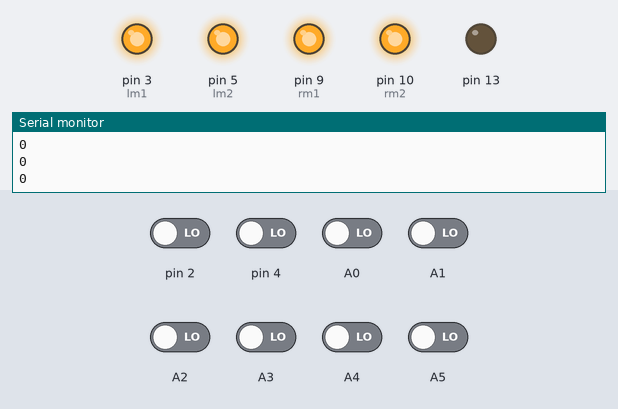
This sketch was run on a simulated Arduino Uno, built with avr-gcc and run on an emulated ATmega328P. Shown: output pins drawn as LEDs (lit = HIGH), the last lines printed to the serial monitor. The inputs (shaded band) are chosen by the test bench; at power-on: A0–5, pin 2, pin 4 LOW.

Above: at 5.5 s.
5.6 s: pin 4 driven HIGH
At 10.2 s:
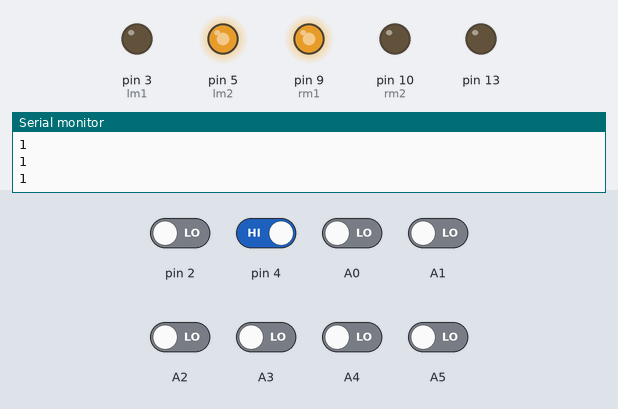
11.0 s: pin 4 driven LOW
At 11.15 s:
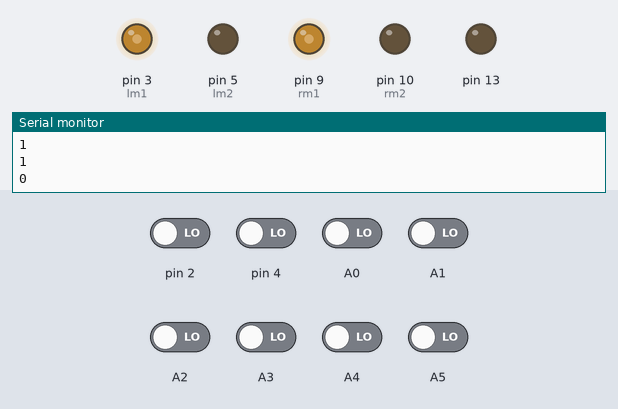
17.2 s: A0 driven HIGH
At 21.7 s:
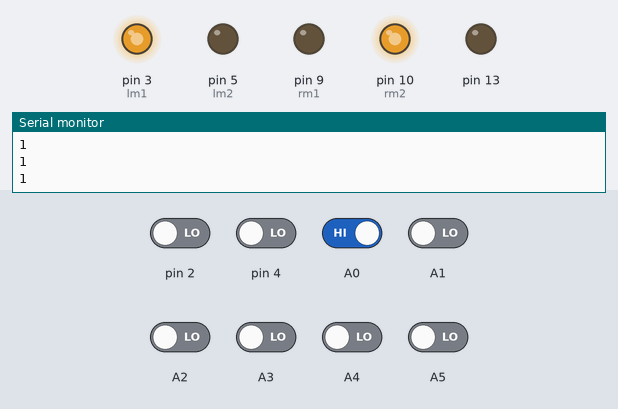
22.0 s: A0 driven LOW
At 23.4 s:
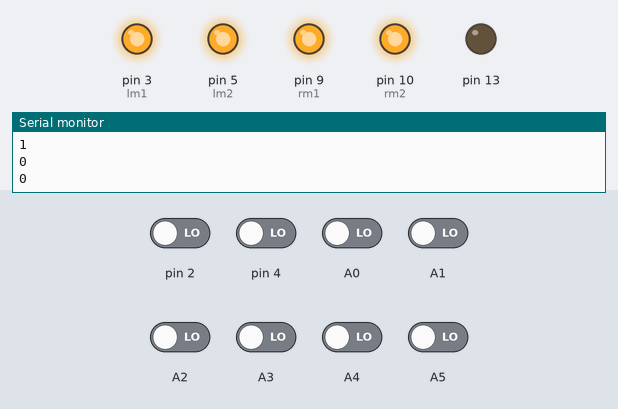
28.2 s: pin 2 driven HIGH
At 32.3 s:
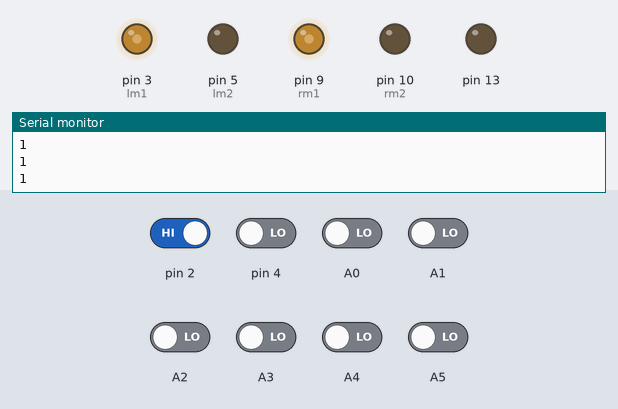
33.0 s: pin 2 driven LOW
At 33.8 s:
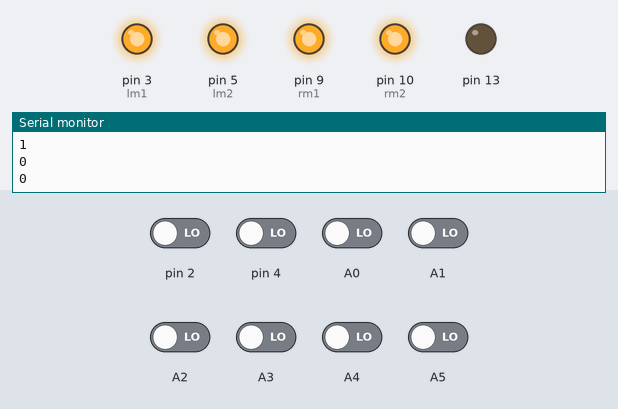
Timing chart, 0 to 39.5 s (numbered marks = the images above; inputs shaded):
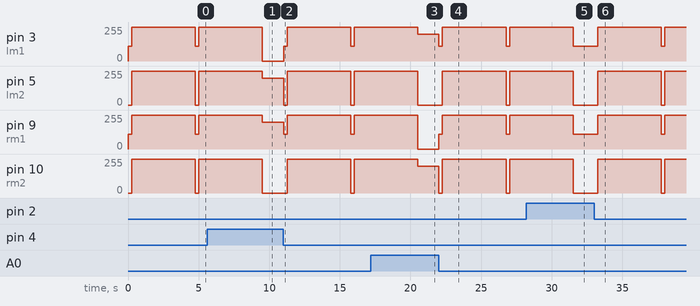

The sketch:

sketch_mar28a.ino
```cpp
#define lc 0
#define sc 1

#define lm1 3
#define lm2 5
#define rm1 9
#define rm2 10

String s="";

int s1,s2,s3,s4,s5,s6,s7,s8;
int error=0;
int y=0;
void setup() {
  pinMode(lm1,OUTPUT);
  pinMode(lm2,OUTPUT);
  pinMode(rm1,OUTPUT);
  pinMode(rm2,OUTPUT);
  pinMode(13,OUTPUT);
  Serial.begin(9600);
}

void readsensors()
{
  s="";
  s1=digitalRead(A0);
  s2=digitalRead(A1);
  s3=digitalRead(A2);
  s4=digitalRead(A3);
  s5=digitalRead(A4);
  s6=digitalRead(A5);
  s7=digitalRead(2);
  s8=digitalRead(4);
  s=s1+s2+s3+s4+s5+s6+s7+s8;
  Serial.println(s);
}
void straight()
{
  analogWrite(lm1,110);
  analogWrite(lm2,0);
  analogWrite(rm1,110);
  analogWrite(rm2,0);
}
void left_turn1()
{
  analogWrite(lm1,0);
  analogWrite(lm2,90);
  analogWrite(rm1,140);
  analogWrite(rm2,0);
}
void right_turn1()
{
  analogWrite(lm1,140);
  analogWrite(lm2,0);
  analogWrite(rm1,0);
  analogWrite(rm2,90);
}
void left_turn2()
{
  analogWrite(lm1,0);
  analogWrite(lm2,80);
  analogWrite(rm1,160);
  analogWrite(rm2,0);
}
void right_turn2()
{
  analogWrite(lm1,160);
  analogWrite(lm2,0);
  analogWrite(rm1,0);
  analogWrite(rm2,80);
}
void left_turn3()
{
  analogWrite(lm1,0);
  analogWrite(lm2,40);
  analogWrite(rm1,180);
  analogWrite(rm2,0);
}
void right_turn3()
{
  analogWrite(lm1,180);
  analogWrite(lm2,0);
  analogWrite(rm1,0);
  analogWrite(rm2,40);
}
void left_90()
{
  analogWrite(lm1,0);
  analogWrite(lm2,200);
  analogWrite(rm1,200);
  analogWrite(rm2,0);
}
void right_90()
{
  analogWrite(lm1,200);
  analogWrite(lm2,0);
  analogWrite(rm1,0);
  analogWrite(rm2,200);
}
void brake()
{
  analogWrite(lm1,255);
  analogWrite(lm2,255);
  analogWrite(rm1,255);
  analogWrite(rm2,255);
}
void error_map()
{
  if((s3==sc)&&(s4==lc)&&(s5==lc)&&(s6==sc))
    {
      error=0;
    }

    else if((s3==sc)&&(s4==lc)&&(s5==sc)&&(s6==sc))
    {
      error=-0.5;
    }
    else if((s3==lc)&&(s4==lc)&&(s5==sc)&&(s6==sc))
    {
      error=-1;
    }
    else if((s2==sc)&&(s3==lc)&&(s4==sc)&&(s5==sc))
    {
      error=-1.5;
    }
    else if((s2==lc)&&(s3==lc)&&(s4==sc)&&(s5==sc))
    {
      error=-2;
    }
    else if((s1==sc)&&(s2==lc)&&(s3==sc)&&(s4==sc))
    {
      error=-2.5;
    }


    else if((s3==sc)&&(s4==sc)&&(s5==lc)&&(s6==sc))
    {
      error=0.5;
    }
    else if((s3==sc)&&(s4==sc)&&(s5==lc)&&(s6==lc))
    {
      error=1;
    }
    else if((s4==sc)&&(s5==sc)&&(s6==lc)&&(s7==sc))
    {
      error=1.5;
    }
    else if((s4==sc)&&(s5==sc)&&(s6==lc)&&(s7==lc))
    {
      error=2;
    }
    else if((s5==sc)&&(s6==sc)&&(s7==lc)&&(s8==sc))
    {
      error=2.5;
    }
}

void loop() {
  readsensors();
  if((s1==lc)&&(s8==sc))
  {
    left_90();
    delay(40);
  }
  else if((s1==sc)&&(s8==lc))
  {
    right_90();
    delay(40);
  }
  else
    {
      error_map();
      if(error<0 && error>-1)
        left_turn1();
      else if(error<=-1 && error>-2)
        left_turn2();
      else if(error<=-2.5)
        left_turn3();

      else if(error>0 && error<1)
        right_turn1();
      else if(error>=1 && error<2)
        right_turn2();
      else if(error>=2)
        right_turn3();
      else if((s1==lc)&&(s2==lc)&&(s3==lc)&&(s4==lc)&&(s5==lc)&&(s6==lc)&&(s7==lc)&&(s8==lc))
      {
        decision();
        //brake();
        delay(3000);
      }
      else if((s1==sc)&&(s2==sc)&&(s3==sc)&&(s4==sc)&&(s5==sc)&&(s6==sc)&&(s7==sc)&&(s8==sc))
      {
        decision();
      }
      else
        straight();
    }
}


void decision()
{
  straight();
  delay(250);
  brake();
  readsensors();
  if((s1==sc)&&(s2==sc)&&(s3==sc)&&(s4==sc)&&(s5==sc)&&(s6==sc)&&(s7==sc)&&(s8==sc))
  {
    left_90();
    delay(500);
    brake();
  }
  else if((s1==lc)&&(s2==lc)&&(s3==lc)&&(s4==lc)&&(s5==lc)&&(s6==lc)&&(s7==lc)&&(s8==lc))
  {
    brake();
  }
  delay(1500);
}
```

Measured:
- after the input at 5.6 s, pin 10 (rm2): goes on until 9.5 s, then stays 0/255
- after the input at 11.0 s, pin 3 (lm1), pin 9 (rm1): alternates 255/255 for 4.5 s and 110/255 for 0.25 s, starting at once; pin 5 (lm2): alternates 255/255 for 4.5 s and 0/255 for 0.25 s, starting at once; pin 10 (rm2): 0/255 → 255/255 after 0.28 s, → 0/255 4.5 s later, → 255/255 0.25 s later
- after the input at 17.2 s, pin 5 (lm2): goes on until 20.5 s, then stays 0/255
- after the input at 22.0 s, pin 3 (lm1), pin 9 (rm1): alternates 255/255 for 4.5 s and 110/255 for 0.25 s, starting at once; pin 5 (lm2): 0/255 → 255/255 after 0.26 s, → 0/255 4.5 s later, → 255/255 0.25 s later; pin 10 (rm2): alternates 255/255 for 4.5 s and 0/255 for 0.25 s, starting at once
- after the input at 28.2 s, pin 3 (lm1), pin 9 (rm1): goes on until 31.5 s, then stays 110/255; pin 5 (lm2), pin 10 (rm2): goes on until 31.5 s, then stays 0/255
- after the input at 33.0 s, pin 3 (lm1), pin 9 (rm1): 110/255 → 255/255 after 0.25 s, → 110/255 4.5 s later, → 255/255 0.25 s later; pin 5 (lm2), pin 10 (rm2): 0/255 → 255/255 after 0.25 s, → 0/255 4.5 s later, → 255/255 0.25 s later
- by itself, pin 3 (lm1), pin 9 (rm1): alternates 255/255 for 4.5 s and 110/255 for 0.25 s
